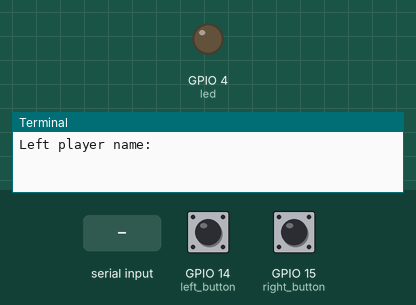
Simulated run of this program. Board: Raspberry Pi (BCM pin numbers). Parts: output pins drawn as LEDs (lit = HIGH), the last lines printed to the terminal. The inputs (shaded band) are chosen by the test bench; at power-on: GPIO 14 (left_button) HIGH, GPIO 15 (right_button) HIGH. Random numbers come from a fixed seed.

Above: at 1.2 s.
1.3 s: "1" typed at the terminal, then Enter
2.8 s: "0" typed at the terminal, then Enter
At 4.1 s:
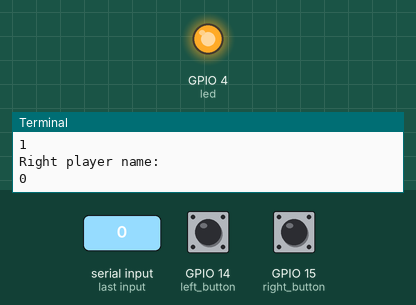
Timing chart, 0 to 10.0 s (numbered marks = the images above; inputs shaded):
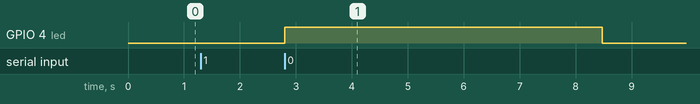

Measured:
- after the input at 2.8 s, GPIO 4 (led): LOW → HIGH at once, → LOW 5.7 s later

The program:

reaction.py
```python
from gpiozero import LED, Button
from time import sleep
from random import uniform
from sys import exit
from signal import pause
led = LED(4)
right_button = Button(15)
left_button = Button(14)

left_name = input("Left player name: ")
right_name = input("Right player name: ")

led.on()
sleep(uniform(5, 10))
led.off()

def pressed(button):
    if button.pin.number == 14:
        print(left_name + " won the game!")
    else:
        print(right_name + " won the game!")

    exit()

right_button.when_pressed = pressed
left_button.when_pressed = pressed
pause()
```
